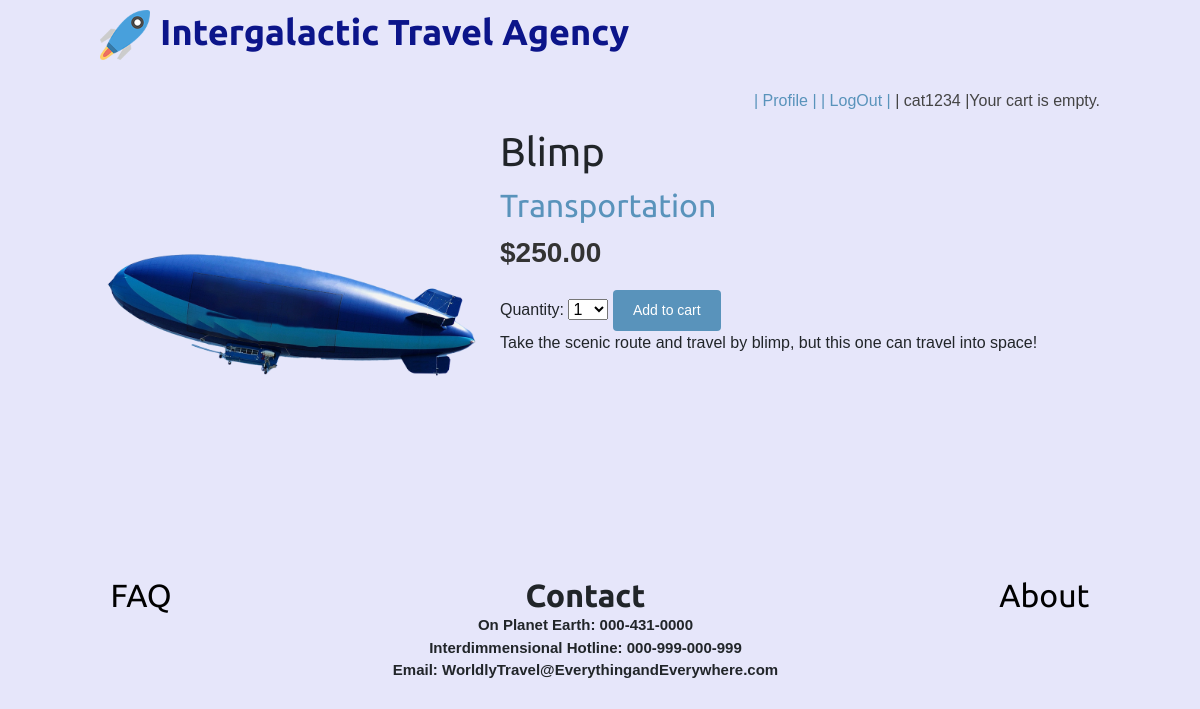
/31/blimp/ (signed in), run on the app's committed database.
### shop/models.py (models this page shows, shortened)
class Product(models.Model):
    category = models.ForeignKey(Category,
                                 related_name='products',
                                 on_delete=models.CASCADE)
    name = models.CharField(max_length=200, db_index=True)
    slug = models.SlugField(max_length=200, db_index=True)
    image = models.ImageField(upload_to='products/%Y/%m/%d',
                              blank=True)
    description = models.TextField(blank=True)
    price = models.DecimalField(max_digits=10, decimal_places=2)
    available = models.BooleanField(default=True)
    created = models.DateTimeField(auto_now_add=True)
    updated = models.DateTimeField(auto_now=True)
    class Meta:
        ordering = ('name',)
        index_together = (('id', 'slug'),)

class Category(models.Model):
    name = models.CharField(max_length=200,
                            db_index=True)
    slug = models.SlugField(max_length=200,
                            unique=True)
    class Meta:
        ordering = ('name',)
        verbose_name = 'category'
        verbose_name_plural = 'categories'
    def __str__(self):
        return self.name
    def get_absolute_url(self):
        return reverse('shop:product_list_by_category',
                       args=[self.slug])

### shop/views.py (the view)
# urls.py: path('<int:id>/<slug:slug>/', views.product_detail,name='product_detail'),
@login_required(login_url="shop:login_page")
def product_detail(request, id, slug):
    product = get_object_or_404(Product,
                                id=id,
                                slug=slug,
                                available=True)
    cart_product_form = CartAddProductForm()
    return render(request,
                  'shop/product/detail.html',
                  {'product': product,
                   'cart_product_form': cart_product_form})

### cart/forms.py
class CartAddProductForm(forms.Form):
    quantity = forms.TypedChoiceField(
                                choices=PRODUCT_QUANTITY_CHOICES,
                                coerce=int)
    update = forms.BooleanField(required=False,
                                initial=False,
                                widget=forms.HiddenInput)

### shop/templates/shop/product/detail.html (shortened to what this page needs)
{% extends "shop/base.html" %}
{% load static %}
{% block content %}
  <div class="product-detail">
    <img src="{% if product.image %}{{ product.image.url }}{% else %}{% static "img/no_image.png" %}{% endif %}">
    <h1>{{ product.name }}</h1>
    <h2><a href="{{ product.category.get_absolute_url }}">{{ product.category }}</a></h2>
    <p class="price">${{ product.price }}</p>
    <form action="{% url "cart:cart_add" product.id %}" method="post">
      {{ cart_product_form }}
      <input type="submit" value="Add to cart">
    </form>
    {{ product.description|linebreaks }}
  </div>
{% endblock %}

### shop/templates/shop/base.html (shortened to what this page needs)
{% load static %}
<!DOCTYPE html>
<html lang="en">
<head style="background-color: lavender">
  <link rel="stylesheet" href="https://stackpath.bootstrapcdn.com/bootstrap/4.1.3/css/bootstrap.min.css">
 <link href="{% static "css/base.css" %}" rel="stylesheet">
</head>
<body style="background-color: lavender">
<div id="header" style="display: flex; align-items: left;">
  <a href="/" style="margin-right: 10px;"> <img src="\media\products\logo.png" style="height: 50px;"></a>
  <h1 style="color: #0c158a; font-weight: bold; font-size: 36px; margin: 0;"><a href="/" style="color: #0c158a; text-decoration: none;">Intergalactic Travel Agency</a></h1>
</div>
  <div id="subheader" style="background-color: lavender">
    {% if request.user.is_authenticated %}
    <div class="cart">
      {% with total_items=cart|length %}
          {% if cart|length > 0 %}
            Your cart:
            <a href="{% url "cart:cart_detail" %}">
              {{ total_items }} item{{ total_items|pluralize }},
              ${{ cart.get_total_price }}
            </a>
          {% else %}
            Your cart is empty.
          {% endif %}
        {% endwith %}
    </div>
    {% endif %}
    <div class="cart" style="background-color: lavender">
      {% if request.user.is_authenticated %}
       <a href="{% url 'shop:profile' %}">
       | Profile |
      </a>
          <a href="{% url 'shop:logout' %}">
       | LogOut |
      </a>
      {% endif %}
            {% if request.user.is_authenticated %}
         <span>| {{ request.user }} |</span>
         {% endif %}
    </div>
  </div>
  <div id="content" style="background-color: lavender">
    {% block content %}
    {% endblock %}
  </div>
</body>
<br>
<br>
  <div class="link-container" style="background-color: lavender">
      <div>
          <h2> <a href = "FAQ" class="link">FAQ</a></h2>
      </div>
      <div class="contact-container">
         <h2>Contact</h2>
         <p>On Planet Earth: 000-431-0000</p>
          <p> Interdimmensional Hotline: 000-999-000-999 </p>
         <p>Email: WorldlyTravel@EverythingandEverywhere.com</p>
      </div>
      <div>
         <h2><a href= "About" class="link">About</a></h2>
      </div>
   </div>
</html>

### shop/static/css/base.css (style rules this page uses)
body { margin:0; padding:0; font-family:helvetica, sans-serif; }
h1, h2, h3, h4, h5 , h6 { font-family: 'Ubuntu', sans-serif; font-weight:normal; }
a { text-decoration:none; color:#5993bb; }
a.button, input[type="submit"] { color:#fff; background:#5993bb; border-radius:4px; padding:10px 20px; font-size:14px; border:0; }
#header { padding:10px 100px; font-size:18px; overflow:auto; }
#subheader { background:#ececec; color:#444; padding:15px 100px; overflow:auto; }
#subheader .cart { float:right; padding-top:4px; }
#content { padding:0 100px; overflow:hidden; }
.product-detail { text-align:justify; }
.product-detail .price { color:#333; font-size:28px; font-weight:bold; }
.product-detail img { width:40%; float:left; padding:0 20px 20px 0; }
.product-detail h1 { margin-bottom:0; }
.product-detail h2 { margin-top:10px; }

### shop/templates/shop/base.html (style rules this page uses)
.link { color: rgb(00, 00, 00); text-decoration: none; }
.link-container { display: flex; flex-direction: row; flex-wrap: wrap; justify-content: space-around; }
.contact-container { text-align: center; }
.contact-container h2 { font-weight: 600; margin-bottom: 0; }
.contact-container p { font-weight: 600; font-size: 15px; margin-bottom: 0; }

### data on the page
Product: image (picture), name "Blimp", category "Transportation", price "250.00", description "Take the scenic route and travel by blimp, but this one can travel into space!"

### other printed values
{{ request.user }} "cat1234"
